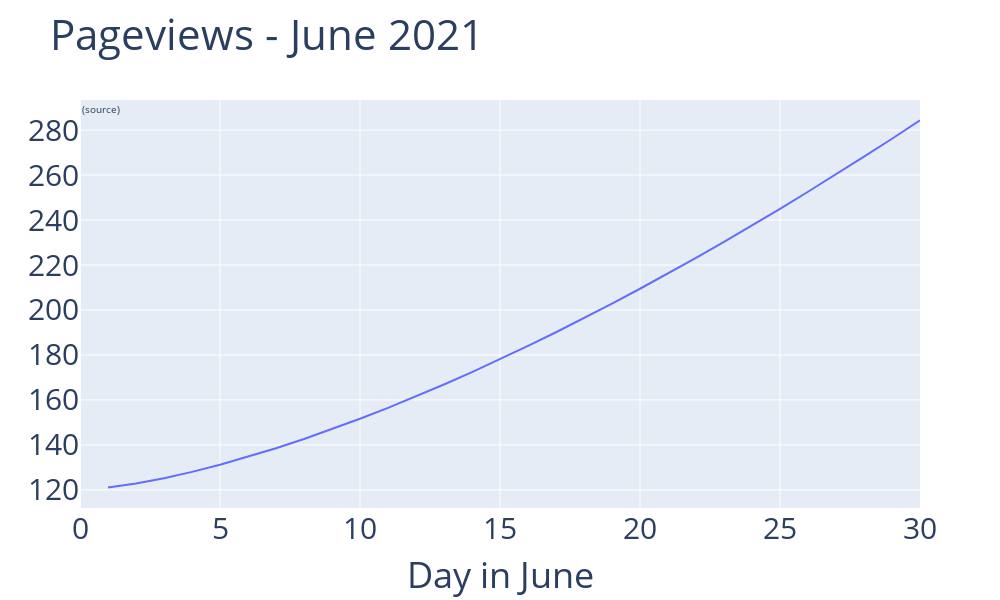

The notebook cell saved with this chart:
### Code cell
x = np.arange(1, 31)

fig = go.Figure(data=go.Scatter(x=x, y = 120 + x**1.5))
fig.update_xaxes(range=[0, 30])
fig.update_layout(title_text  = "Pageviews - June 2021",
                  xaxis_title = "Day in June",
                  font_size=30, width = 1000, height = 600)

fig.add_annotation(text="(source)",
                  xref="paper", yref="paper",
                  x=0., y=1, showarrow=False, font_size = 10)

fig.show()

### Figure 1 — Plotly figure (JSON) as saved in the notebook; plotly's stock layout.template omitted (floating-point values rounded to 4 significant figures)
{"data": [{"type": "scatter", "x": [1, 2, 3, 4, 5, 6, 7, 8, 9, 10, 11, 12, 13, 14, 15, 16, 17, 18, 19, 20, 21, 22, 23, 24, 25, 26, 27, 28, 29, 30], "y": [121, 122.8, 125.2, 128, 131.2, 134.7, 138.5, 142.6, 147, 151.6, 156.5, 161.6, 166.9, 172.4, 178.1, 184, 190.1, 196.4, 202.8, 209.4, 216.2, 223.2, 230.3, 237.6, 245, 252.6, 260.3, 268.2, 276.2, 284.3]}], "layout": {"annotations": [{"font": {"size": 10}, "showarrow": false, "text": "(source)", "x": 0, "xref": "paper", "y": 1, "yref": "paper"}], "font": {"size": 30}, "height": 600, "title": {"text": "Pageviews - June 2021"}, "width": 1000, "xaxis": {"range": [0, 30], "title": {"text": "Day in June"}, "type": "linear"}, "yaxis": {"autorange": true, "range": [111.9, 293.4], "type": "linear"}}}
